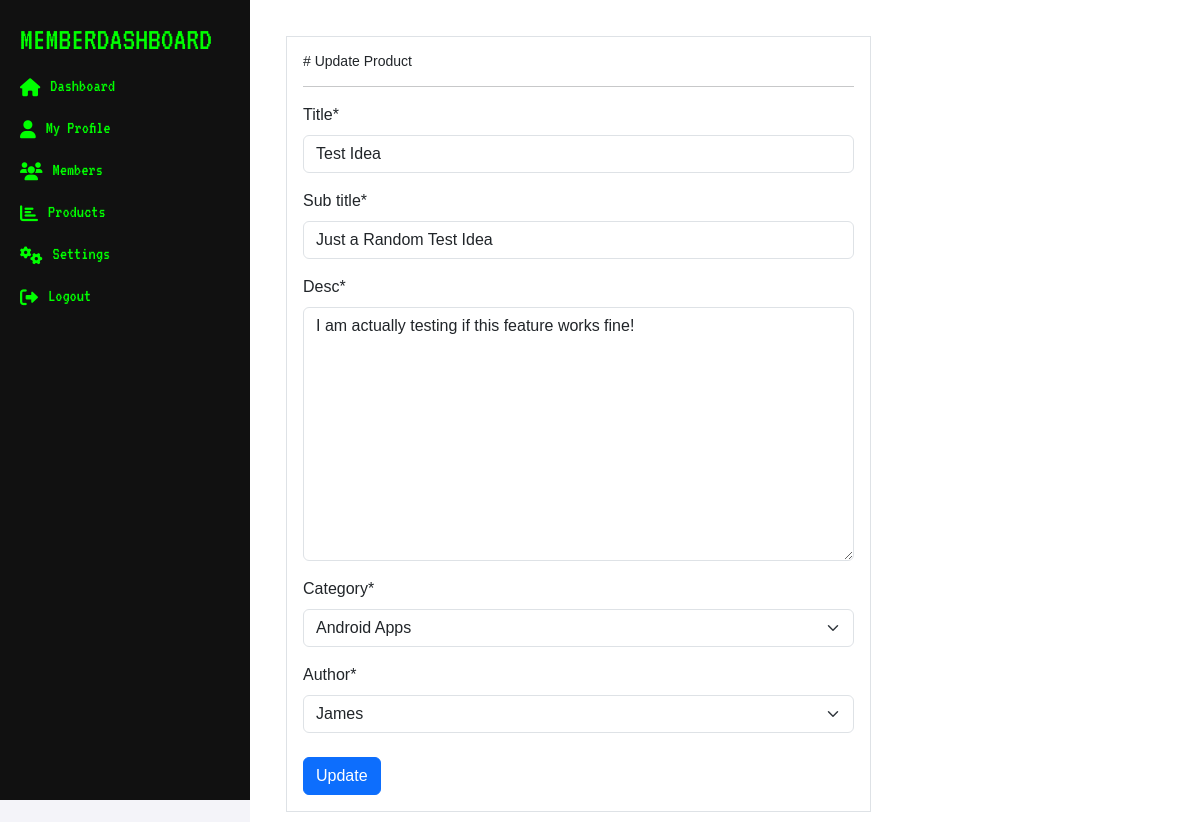
The app's page /mb_product_update/3 with its own data.
### lead/models.py (models this page shows, shortened)
class Product(models.Model):
    title = models.CharField(max_length=100)
    sub_title = models.CharField(max_length=250)
    desc = models.TextField()
    category = models.ForeignKey(Category, on_delete=models.CASCADE)
    author = models.ForeignKey(CustomUser, on_delete=models.CASCADE)

### main/views.py (the view)
# urls.py: path('mb_product_update/<pk>', views.MembersProductUpdateView.as_view(), name='mb_product_update'),
class MembersProductUpdateView(UpdateView):
    template_name = 'products/mb_product_update.html'
    model = Product
    fields = ('title', 'sub_title', 'desc', 'category', 'author', )
    success_url = '/mb_products/'

### accounts/models.py (called while the page is built)
    def __str__(self):
        return self.full_names

### lead/models.py (called while the page is built)
    def __str__(self):
        return self.name

### main/templates/products/mb_product_update.html (shortened to what this page needs)
{% extends '../members_dashboard.html' %}
{% load crispy_forms_filters %}
{% load crispy_forms_tags %}
{% block content %}
<div id="content" class="can_have_sidenav">
    <div class="p-3">
        <div class="col col-lg-8 p-3 border roundend">
            <h5 class="small fw-lighter"># Update Product</h5>
            <form method="POST">
                <hr>
                <div class="form-group mb-4">
                    {{ form|crispy }}
                </div>
                <button type="submit" class="btn btn-primary">Update</button>
            </form>
        </div>
    </div>
</div>
{% endblock %}

### static/css/admin.css (style rules this page uses)
body { font-family: Arial, sans-serif; background-color: #f4f4f9; margin: 0; padding: 0; }

### records on screen
Product: title "Test Idea", sub_title "Just a Random Test Idea", desc "I am actually testing if this feature works fine!", category "Android Apps", author "James"
